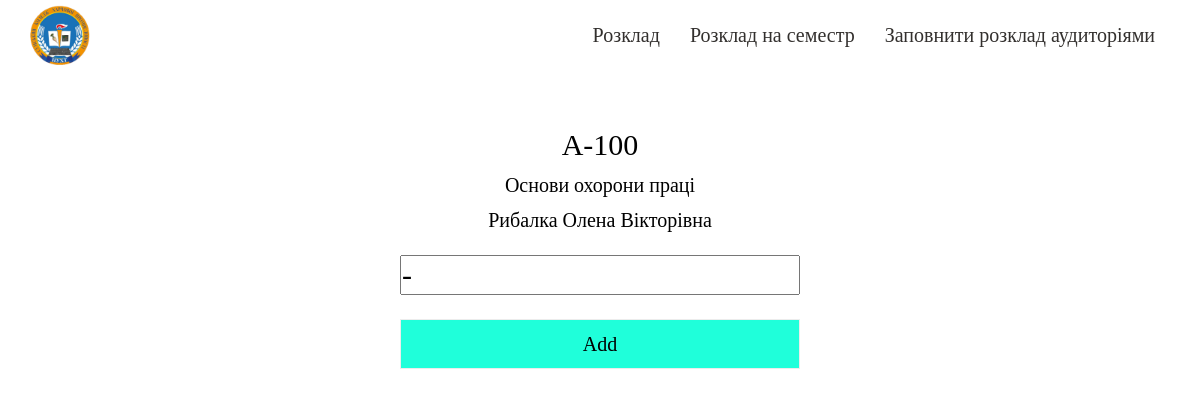
The app's page /etalon/3840 with its own data.
### mainapp/models.py (models this page shows, shortened)
class lesson_e(models.Model):
    data = models.TextField()
    group = models.CharField(max_length=10)
    number = models.PositiveIntegerField()
    lesson = models.TextField()
    teacher = models.TextField()
    day = models.CharField(max_length=25)
    classroom = models.TextField(default=1)
    class Meta:
        verbose_name = 'Еталон'
        verbose_name_plural = 'Еталон'

### mainapp/views.py (the view)
# urls.py: url('etalon/(?P<pk>\d+)$', views.EtalonDetailView.as_view(), name = 'lessone_detail'),
class EtalonDetailView(DetailView, UpdateView):
    model = lesson_e
    template_name = 'mainapp/lesson.html'
    context_object_name = 'lesson'
    form_class = lessoneForm
    success_url = '/etalon'

### mainapp/forms.py
class lessoneForm(ModelForm):
    class Meta:
        model = lesson_e
        fields = ['classroom']
        widgets ={
            'classroom': TextInput(attrs={
                'placeholder': 'Порожньо'
            })
        }

### mainapp/templates/mainapp/lesson.html (shortened to what this page needs)
{% extends 'mainapp/main.html' %}
{% block text %}
    <div class="wrapper">
        <div class="room">
           <div class='container'>
              <div class="room__body">
                 <h1>{{lesson.group}}</h1>
                 <p>{{lesson.lesson}}</p>
                 <p>{{lesson.teacher}}</p>
                 <div class="room_form">
                    <form method="post">
                        {{ form.classroom }}<br>
                        <button type="submit">Add</button>
                    </form>
                 </div>
              </div>
           </div>
        </div>
     </div>
{% endblock %}

### mainapp/static/mainapp/css/style.css (style rules this page uses)
* { padding: 0; margin: 0; }
*,*:before,*:after { -moz-box-sizing: border-box; -webkit-box-sizing: border-box; box-sizing: border-box; }
html,body { height: 100%; width: 100%; font-size: 100%; line-height: 1; font-size: 14px; -ms-text-size-adjust: 100%; -moz-text-size-adjust: 100%; -webkit-text-size-adjust: 100%; margin: 0; padding: 0; }
input,button,textarea { font-family:inherit; }
button { cursor: pointer; }
h1,h2,h3,h4,h5,h6 { font-size:inherit;font-weight: 400; }
.container { width: 100%; max-width: 1400px; margin: 0 auto; padding: 0; }
.room { max-width: 1280px; margin: 0 auto; padding: 0 30px; }
.room__body { margin: 60px auto; text-align: center; }
.room__body h1 { font-size: 30px; margin: 15px 0; }
.room__body p { margin: 15px 0; font-size: 20px; }
.room_form { margin: 0 auto; width: 400px; }
.room__body form { display: flex; flex-direction: column; }
.room__body input { margin: 10px 0; height: 40px; font-size: 30px; }
.room__body button { height: 50px; font-size: 20px; background-color: rgb(31, 255, 218); transition: background-color .5s ease; border: 1px solid rgb(236, 236, 236); }

### records on screen
lesson_e: group "А-100", lesson "Основи охорони праці", teacher "Рибалка Олена Вікторівна", classroom "-"
